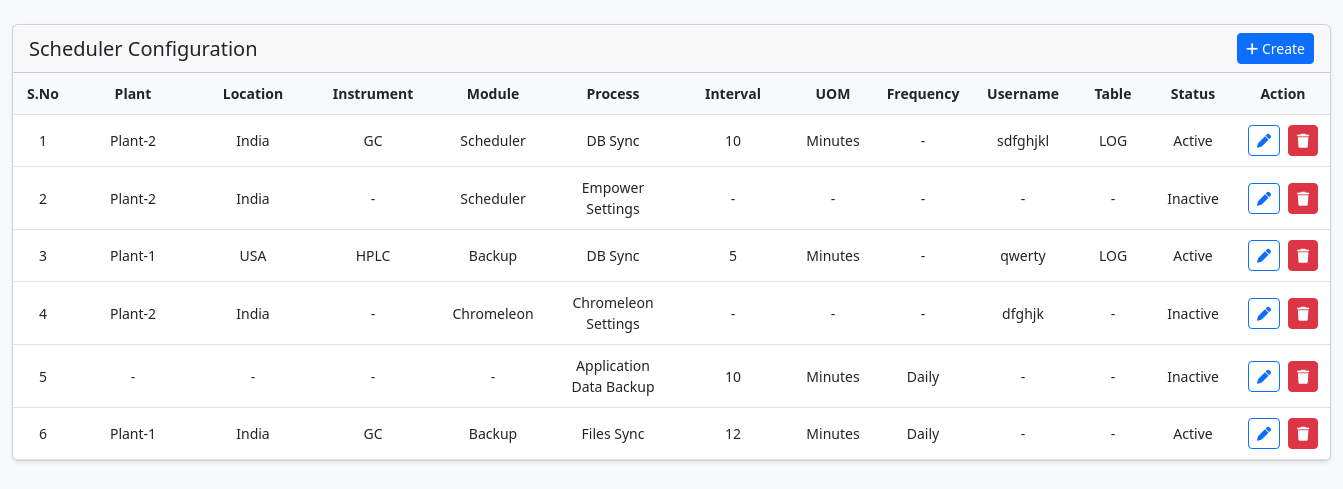
Before: / with the older database file.
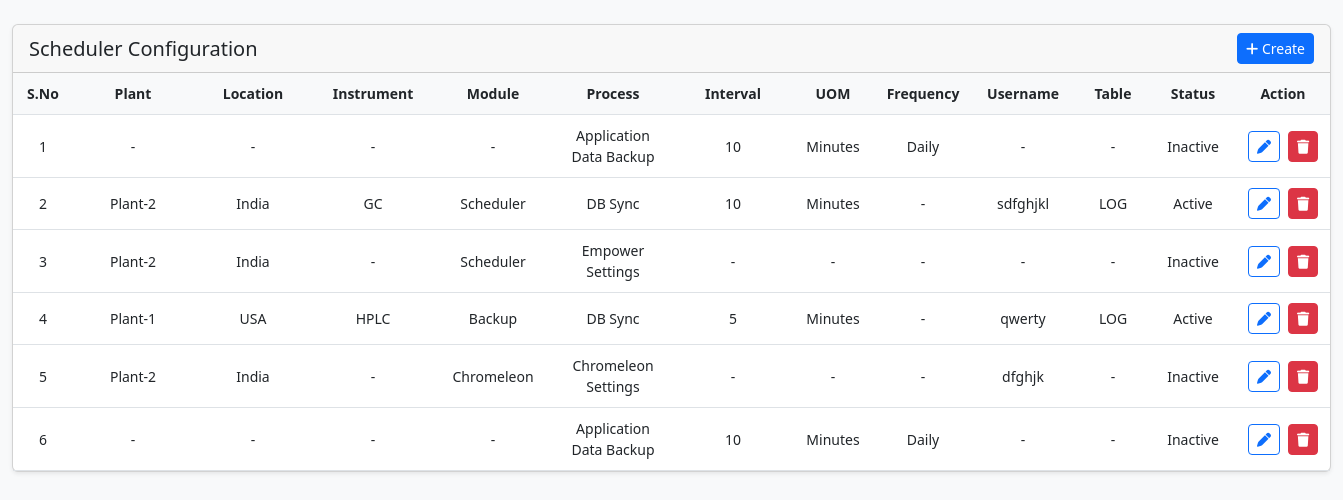
After: the same page with the newer database file.
### scheduler/models.py (models this page shows, shortened)
class Scheduler(models.Model):
    PROCESS_CHOICES = [
        ('Application Data Backup', 'Application Data Backup'),
        ('DB Sync', 'DB Sync'),
        ('Files Sync', 'Files Sync'),
        ('Empower Settings', 'Empower Settings'),
        ('Chromeleon Settings', 'Chromeleon Settings'),
    ]
    BUSINESS_UNIT_CHOICES = [
        ('QA', 'QA'),
        ('QC', 'QC'),
        ('R&D', 'R&D'),
    ]
    PLANT_CHOICES = [
        ('Plant-1', 'Plant-1'),
        ('Plant-2', 'Plant-2'),
    ]
    LOCATION_CHOICES = [
        ('India', 'India'),
        ('USA', 'USA'),
    ]
    MODULE_CHOICES = [
        ('Scheduler', 'Scheduler'),
        ('Backup', 'Backup'),
        ('Sync', 'Sync'),
    ]
    INSTRUMENT_CHOICES = [
        ('HPLC', 'HPLC'),
        ('GC', 'GC'),
        ('LCMS', 'LCMS'),
    ]
    FREQUENCY_CHOICES = [
        ('Daily', 'Daily'),
        ('Weekly', 'Weekly'),
        ('Monthly', 'Monthly'),
    ]
    UOM_CHOICES = [
        ('Minutes', 'Minutes'),
        ('Hours', 'Hours'),
        ('Days', 'Days'),
    ]
    STATUS_CHOICES = [
        ('Active', 'Active'),
        ('Inactive', 'Inactive'),
    ]
    process = models.CharField(max_length=50, choices=PROCESS_CHOICES)
    business_unit = models.CharField(
        max_length=50, choices=BUSINESS_UNIT_CHOICES, blank=True, null=True
    )
    plant = models.CharField(max_length=50, choices=PLANT_CHOICES)
    location = models.CharField(max_length=50, choices=LOCATION_CHOICES)
    module = models.CharField(max_length=50, choices=MODULE_CHOICES)
    instrument = models.CharField(
        max_length=50, choices=INSTRUMENT_CHOICES, blank=True, null=True
    )
    execution_frequency = models.CharField(
        max_length=20, choices=FREQUENCY_CHOICES, blank=True, null=True
    )
    interval = models.IntegerField(blank=True, null=True)
    uom = models.CharField(
        max_length=20, choices=UOM_CHOICES, blank=True, null=True
    )
    status = models.CharField(
        max_length=10, choices=STATUS_CHOICES, default='Active'
    )
    effected_from = models.DateField(blank=True, null=True)
    host_ip = models.CharField(max_length=50, blank=True, null=True)
    port = models.IntegerField(blank=True, null=True)
    username = models.CharField(max_length=50, blank=True, null=True)
    password = models.CharField(max_length=255, blank=True, null=True)
    database = models.CharField(max_length=100, blank=True, null=True)
    table_name = models.CharField(max_length=100, blank=True, null=True)
    source_dir = models.CharField(max_length=255, blank=True, null=True)
    target_dir = models.CharField(max_length=255, blank=True, null=True)
    empower_module = models.CharField(max_length=50, blank=True, null=True)
    empower_plant = models.CharField(max_length=50, blank=True, null=True)
    empower_location = models.CharField(max_length=50, blank=True, null=True)
    empower_host = models.CharField(max_length=255, blank=True, null=True)
    empower_data_source = models.CharField(max_length=255, blank=True, null=True)
    empower_username = models.CharField(max_length=50, blank=True, null=True)
    empower_password = models.CharField(max_length=255, blank=True, null=True)
    empower_default_project = models.CharField(max_length=255, blank=True, null=True)
    empower_project_contains = models.CharField(max_length=255, blank=True, null=True)
    empower_client = models.CharField(max_length=50, blank=True, null=True)
    empower_status = models.CharField(
        max_length=10, choices=STATUS_CHOICES, default="Active"
    )
    chromeleon_module = models.CharField(max_length=50, blank=True, null=True)
    chromeleon_process = models.CharField(max_length=100, blank=True, null=True)
    chromeleon_location = models.CharField(max_length=50, blank=True, null=True)
    chromeleon_host = models.CharField(max_length=255, blank=True, null=True)
    chromeleon_username = models.CharField(max_length=50, blank=True, null=True)
    chromeleon_password = models.CharField(max_length=255, blank=True, null=True)
    chromeleon_service = models.CharField(max_length=20, blank=True, null=True)
    chromeleon_plant = models.CharField(max_length=50, blank=True, null=True)
    chromeleon_group = models.CharField(max_length=50, blank=True, null=True)
    chromeleon_project_contains = models.CharField(max_length=255, blank=True, null=True)
    chromeleon_pwd_days = models.IntegerField(blank=True, null=True)
    chromeleon_alert_days = models.IntegerField(blank=True, null=True)
    chromeleon_resume_date = models.DateField(blank=True, null=True)
    chromeleon_status = models.CharField(
        max_length=10, choices=STATUS_CHOICES, default="Active"
    )
    chromeleon_skip_project = models.BooleanField(default=False)
    chromeleon_data_vault = models.BooleanField(default=False)
    created_at = models.DateTimeField(auto_now_add=True)
    updated_at = models.DateTimeField(auto_now=True)

### scheduler/views.py (the view)
# urls.py: path('', views.scheduler_list, name='scheduler_list'),
def scheduler_list(request):
    schedulers = Scheduler.objects.all().order_by("-id")
    return render(request, 'scheduler/scheduler_list.html', {
        'schedulers': schedulers,
        'choices': Scheduler
    })

### scheduler/templates/scheduler/scheduler_list.html (shortened to what this page needs)
<!DOCTYPE html>
<html lang="en">
<head>
    <link href="https://cdn.jsdelivr.net/npm/bootstrap@5.3.2/dist/css/bootstrap.min.css" rel="stylesheet">
    <link href="https://cdnjs.cloudflare.com/ajax/libs/font-awesome/6.5.1/css/all.min.css" rel="stylesheet">
</head>
<body class="bg-light">
    <div class="container-fluid mt-4">
        <div class="card shadow-sm">
            <div class="card-header d-flex justify-content-between align-items-center">
                <h5 class="mb-0">Scheduler Configuration</h5>
                <button class="btn btn-primary btn-sm" data-bs-toggle="modal" data-bs-target="#createModal">
                    <i class="fa fa-plus"></i> Create
                </button>
            </div>
            <div class="card-body p-0">
                <div class="grid-header">
                    <div class="grid-cell">S.No</div>
                    <div class="grid-cell">Plant</div>
                    <div class="grid-cell">Location</div>
                    <div class="grid-cell">Instrument</div>
                    <div class="grid-cell">Module</div>
                    <div class="grid-cell">Process</div>
                    <div class="grid-cell">Interval</div>
                    <div class="grid-cell">UOM</div>
                    <div class="grid-cell">Frequency</div>
                    <div class="grid-cell">Username</div>
                    <div class="grid-cell">Table</div>
                    <div class="grid-cell">Status</div>
                    <div class="grid-cell">Action</div>
                </div>
                {% for s in schedulers %}
                <div class="grid-row">
                    <div class="grid-cell">{{ forloop.counter }}</div>
                    <div class="grid-cell">{{ s.plant|default:"-" }}</div>
                    <div class="grid-cell">{{ s.location|default:"-" }}</div>
                    <div class="grid-cell">{{ s.instrument|default:"-" }}</div>
                    <div class="grid-cell">{{ s.module|default:"-" }}</div>
                    <div class="grid-cell">{{ s.process|default:"-" }}</div>
                    <div class="grid-cell">{{ s.interval|default:"-" }}</div>
                    <div class="grid-cell">{{ s.uom|default:"-" }}</div>
                    <div class="grid-cell">{{ s.execution_frequency|default:"-" }}</div>
                    <div class="grid-cell">{{ s.username|default:"-" }}</div>
                    <div class="grid-cell">{{ s.table_name|default:"-" }}</div>
                    <div class="grid-cell">
                        {% if s.status == "Active" %}
                        <span class="badge-active">Active</span>
                        {% else %}
                        <span class="badge-inactive">Inactive</span>
                        {% endif %}
                    </div>
                    <div class="grid-cell d-flex justify-content-center gap-2">
                        <button class="btn btn-sm btn-outline-primary edit-btn" data-id="{{ s.id }}"
                            data-process="{{ s.process }}" data-plant="{{ s.plant }}" data-location="{{ s.location }}"
                            data-module="{{ s.module }}" data-instrument="{{ s.instrument }}"
                            data-interval="{{ s.interval }}" data-uom="{{ s.uom }}"
                            data-frequency="{{ s.execution_frequency }}" data-status="{{ s.status }}"
                            data-db_business_unit="{{ s.business_unit }}" data-db_plant="{{ s.plant }}"
                            data-db_location="{{ s.location }}" data-db_module="{{ s.module }}"
                            data-db_instrument="{{ s.instrument }}"
                            data-db_execution_frequency="{{ s.execution_frequency }}"
                            data-db_interval="{{ s.interval }}" data-db_uom="{{ s.uom }}"
                            data-db_host_ip="{{ s.host_ip }}" data-db_port="{{ s.port }}"
                            data-db_table_name="{{ s.table_name }}" data-db_username="{{ s.username }}"
                            data-db_password="{{ s.password }}" data-db_status="{{ s.status }}"
                            data-files_business_unit="{{ s.business_unit }}" data-files_plant="{{ s.plant }}"
                            data-files_location="{{ s.location }}" data-files_module="{{ s.module }}"
                            data-files_instrument="{{ s.instrument }}"
                            data-files_execution_frequency="{{ s.execution_frequency }}"
                            data-files_interval="{{ s.interval }}" data-files_uom="{{ s.uom }}"
                            data-files_host_ip="{{ s.host_ip }}" data-app_target_dir="{{ s.target_dir }}"
                            data-files_target_dir="{{ s.target_dir }}"
                            data-effected_from="{{ s.effected_from|date:'Y-m-d' }}"
                            data-files_effected_from="{{ s.effected_from|date:'Y-m-d' }}"
                            data-files_status="{{ s.status }}" data-empower_module="{{ s.empower_module|default:'' }}"
                            data-empower_plant="{{ s.empower_plant|default:'' }}"
                            data-empower_location="{{ s.empower_location|default:'' }}"
                            data-empower_host="{{ s.empower_host|default:'' }}"
                            data-empower_data_source="{{ s.empower_data_source|default:'' }}"
                            data-empower_username="{{ s.empower_username|default:'' }}"
                            data-empower_password="{{ s.empower_password|default:'' }}"
                            data-empower_default_project="{{ s.empower_default_project|default:'' }}"
                            data-empower_project_contains="{{ s.empower_project_contains|default:'' }}"
                            data-empower_client="{{ s.empower_client|default:'' }}"
                            data-empower_status="{{ s.empower_status|default:'' }}"
                            data-chromeleon_location="{{ s.location }}" data-chromeleon_host="{{ s.host_ip }}"
                            data-chromeleon_username="{{ s.username }}" data-chromeleon_password="{{ s.password }}"
                            data-chromeleon_resume_date="{{ s.effected_from|date:'Y-m-d' }}"
                            data-chromeleon_module="{{ s.chromeleon_module }}" data-chromeleon_status="{{ s.status }}"
                            data-chromeleon_plant="{{ s.plant }}" data-chromeleon_service="{{ s.chromeleon_service }}"
                            data-chromeleon_pwd_days="{{ s.chromeleon_pwd_days }}"
                            data-chromeleon_alert_days="{{ s.chromeleon_alert_days }}"
                            data-chromeleon_data_vault="{{ s.chromeleon_data_vault }}"
                            data-chromeleon_skip_project="{{ s.chromeleon_skip_project }}"
                            data-chromeleon_group="{{ s.chromeleon_group }}"
                            data-chromeleon_project_contains="{{ s.chromeleon_project_contains }}"
                            data-bs-toggle="modal" data-bs-target="#createModal">
                            <i class="fa fa-pen"></i>
                        </button>
                        <a href="{% url 'scheduler_delete' s.id %}" class="btn btn-sm btn-danger"
                            onclick="return confirm('Are you sure you want to delete?');">
                            <i class="fa fa-trash"></i>
                        </a>
                    </div>
                </div>
                {% empty %}
                <div class="p-3 text-center">No records found</div>
                {% endfor %}
            </div>
        </div>
    </div>
</body>
</html>

### scheduler/templates/scheduler/scheduler_list.html (style rules this page uses)
.grid-header, .grid-row { display: grid; grid-template-columns: 60px 120px 120px 120px 120px 120px 120px 80px 100px 100px 80px 80px 100px; align-items: center; }
.grid-header { background: #f8f9fa; font-weight: 600; border-bottom: 1px solid #dee2e6; }
.grid-row { border-bottom: 1px solid #dee2e6; }
.grid-cell { padding: 10px; text-align: center; font-size: 14px; }

Changed rows visible on the page:
removed Scheduler: plant "Plant-1", location "India", instrument "GC", module "Backup", process "Files Sync", interval "12", uom "Minutes", execution_frequency "Daily", username "-", table_name "-", status "Active"
added Scheduler: plant "-", location "-", instrument "-", module "-", process "Application Data Backup", interval "10", uom "Minutes", execution_frequency "Daily", username "-", table_name "-", status "Inactive"
